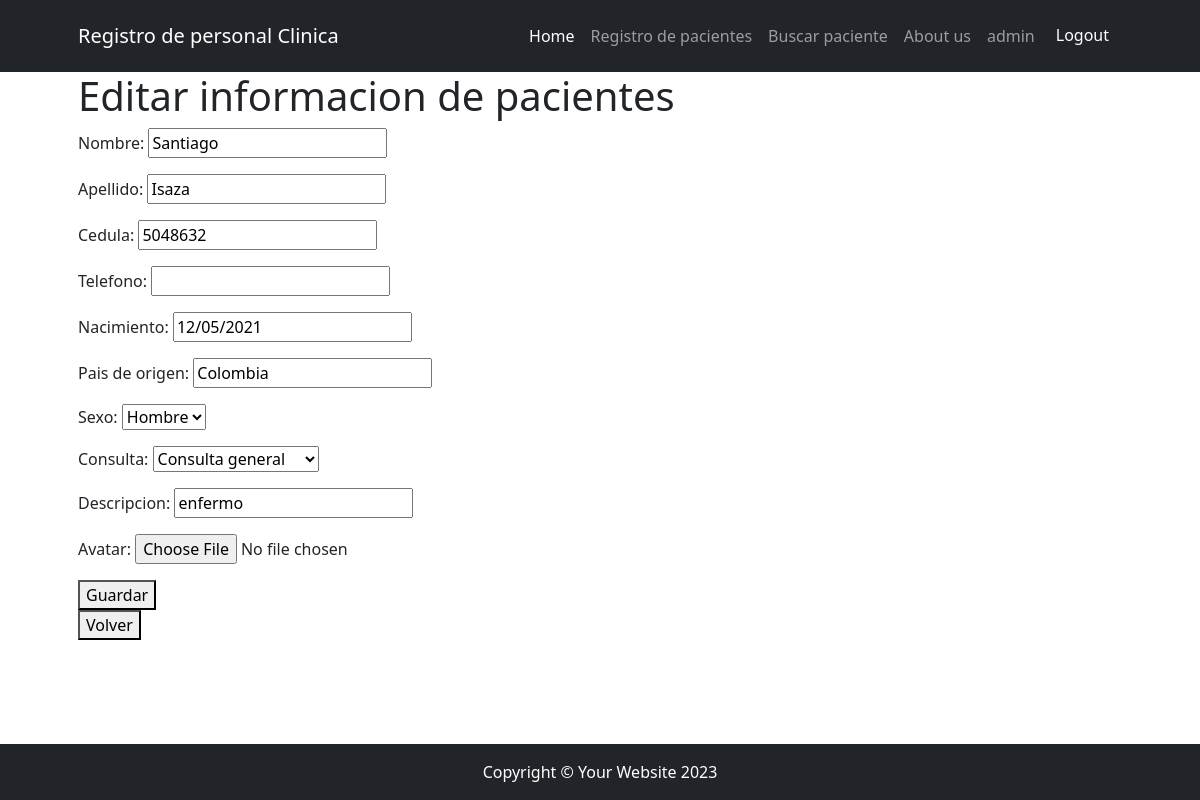
Page /registro/mostarpacientes/update/9 (signed in) on the earlier database version.
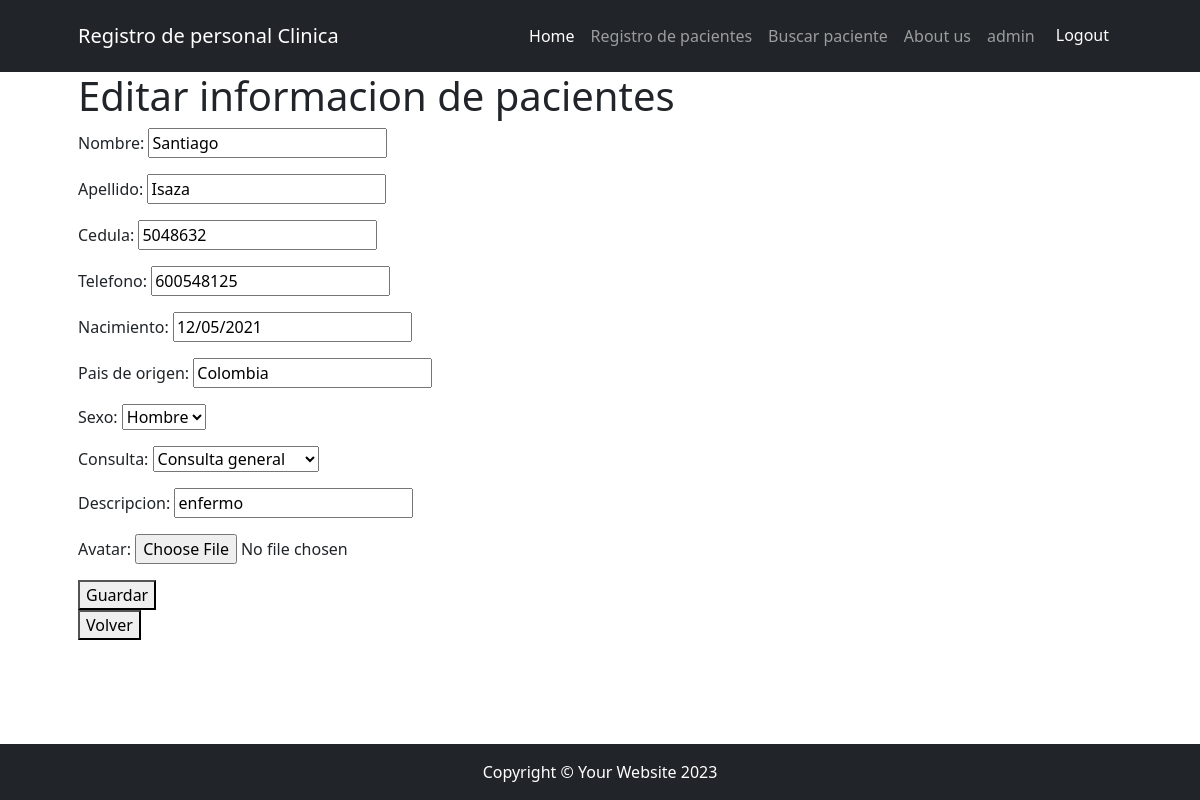
Same page on the later database version.
### app/models.py (models this page shows, shortened)
class Pacientes(models.Model):
    nombre = models.CharField(max_length=50, null=True)
    apellido = models.CharField(max_length=50, null=True)
    cedula = models.IntegerField(null=True)
    telefono = models.IntegerField(null=True)
    nacimiento = models.DateField(null=True)
    pais_origen = models.CharField(max_length=50, null=True, verbose_name="Pais de origen")
    names = (("Hombre","Hombre"),("Mujer","Mujer"))
    sexo = models.CharField(max_length= 50, choices=names, null=True)
    tipo_consulta = (("Consulta general","Consulta general"), ("Revision examenes","Revision examenes"), ("Psicologia","Psicologia"))
    consulta = models.CharField(max_length= 200, choices=tipo_consulta, null=True)
    descripcion = models.CharField(max_length=250, null=True)
    avatar = models.ImageField(upload_to="avatares",null=True, blank=True)

### app/views.py (the view)
# urls.py: path('mostarpacientes/update/<int:pk>', views.buscar_pacientes_update.as_view(), name="mostrar_pacientes_update"),
class buscar_pacientes_update(LoginRequiredMixin, UpdateView):
     model = models.Pacientes
     form_class = forms.pacienteForm
     template_name = "app/registropacientes.html"
     success_url = reverse_lazy("app:buscar_pacientes")

### app/forms.py
class pacienteForm(forms.ModelForm):
    class Meta:
        model = models.Pacientes
        fields = "__all__"

### app/templates/app/registropacientes.html (shortened to what this page needs)
{% extends 'core/base.html' %}
{% block titulo %}
    {% if form.instance.pk %}
    <h1>Editar informacion de pacientes</h1>
    {% else %}
    <h1>Registro de pacientes</h1>
    {% endif %}
{% endblock titulo %}
{% block contenido %}
    <form action="" method="post">
        {{ form.as_p }}
        <button type="submit">Guardar</button>
    </form>
    <div >
        <a href="{% url 'core:home' %}" ><button>Volver</button></a>
    </div>
{% endblock contenido %}

Differences in the rows shown:
changed Pacientes "Santiago": telefono (not shown) → "600548125"
